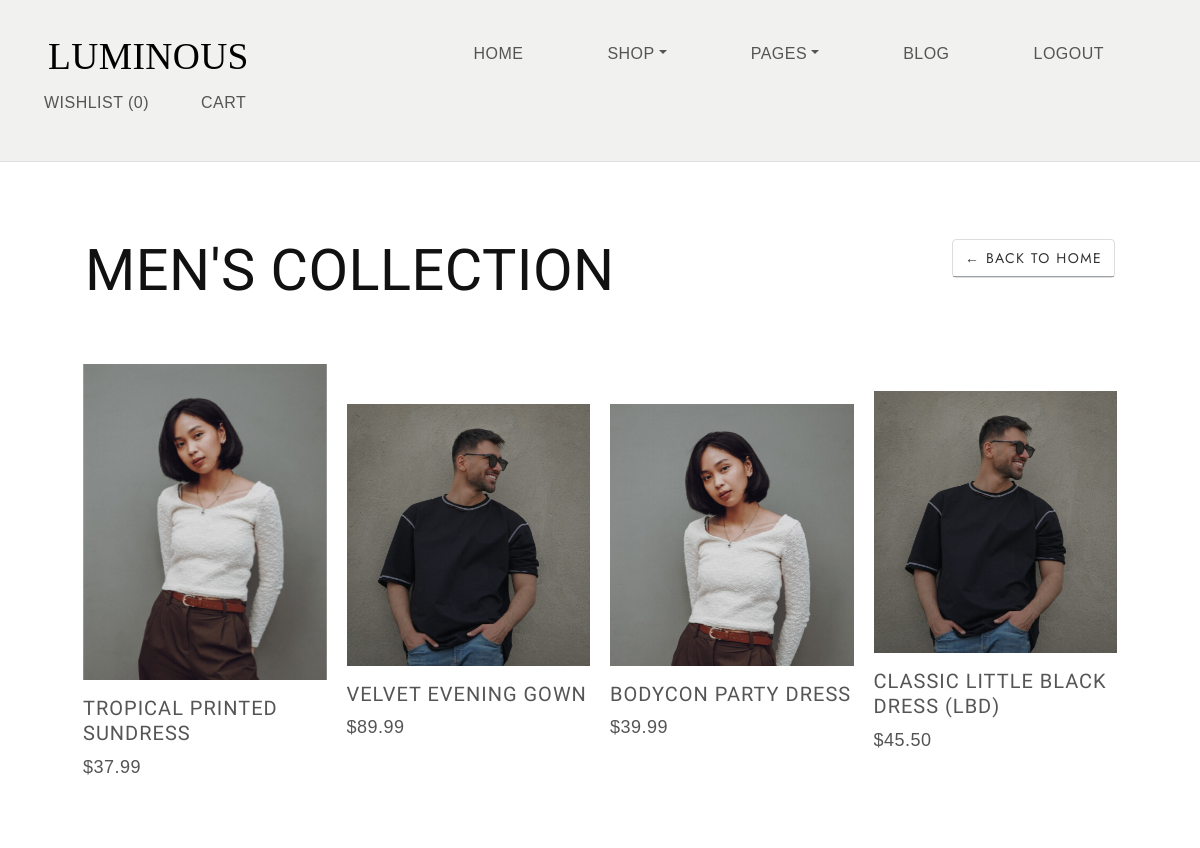
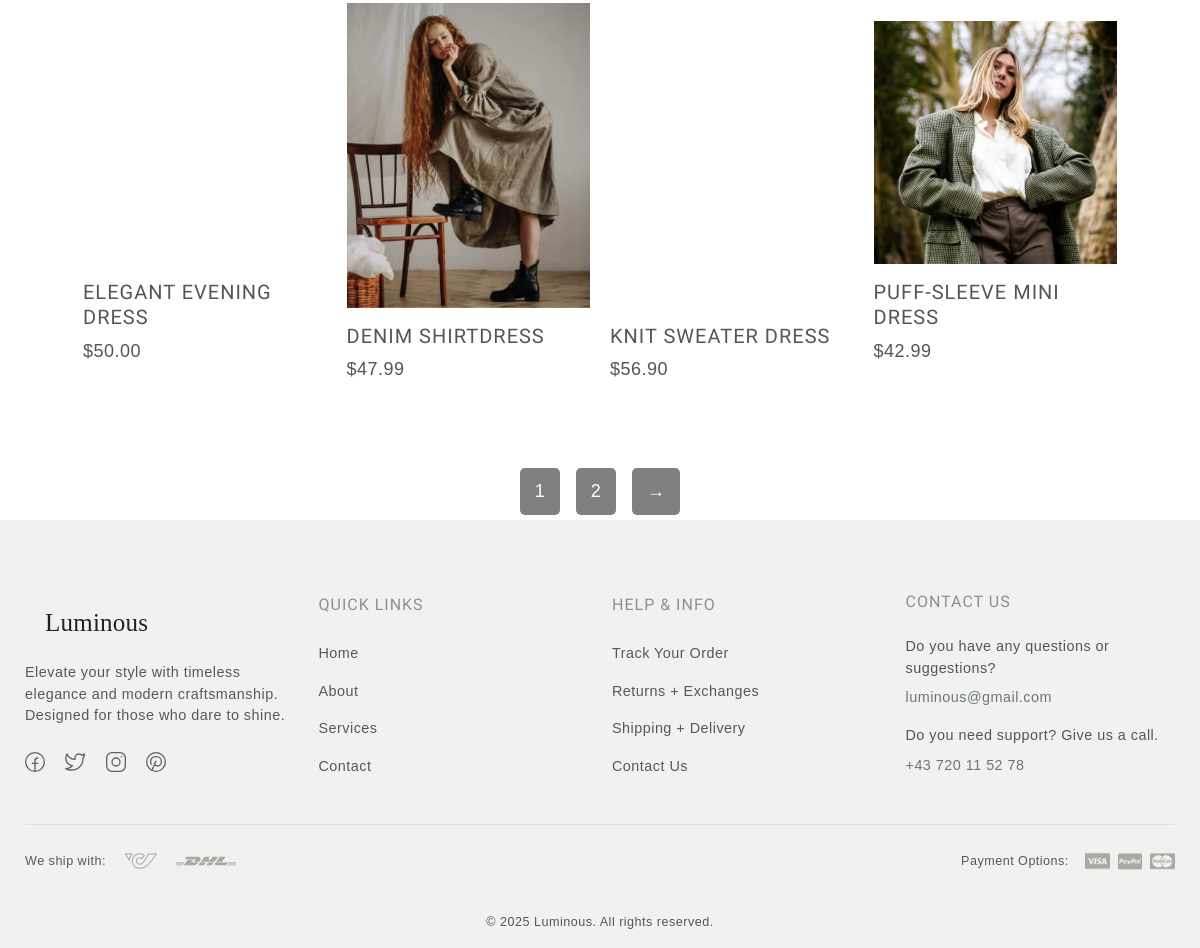
Page /product_list/men/ (signed in) on the committed database (2 pictures, top to bottom).
### products/models.py (models this page shows, shortened)
class Product(models.Model):
    LIVE=1
    DELETE=0
    DELETE_CHOICES=((LIVE,'Live'),(DELETE,'Delete'))
    title=models.CharField(max_length=200)
    price=models.DecimalField(max_digits=10, decimal_places=2)
    description=models.TextField()
    image=models.ImageField(upload_to='media/')
    priority=models.IntegerField(default=0)
    delete_status=models.IntegerField(choices=DELETE_CHOICES,default=LIVE)
    created_at=models.DateTimeField(auto_now_add=True)
    update_at=models.DateTimeField(auto_now=True)

### products/views.py (the view)
# urls.py: path('product_list/men/', views.mens_products, name='mens_products'),
def mens_products(request):
    page = request.GET.get('page', 1)
    product_list = Product.objects.filter(priority=1).order_by('?')  # Random order for variety
    paginator = Paginator(product_list, 8)
    products = paginator.get_page(page)
    return render(request, 'products.html', {
        'products': products,
        'current_collection': 'men'
    })

### products/templatetags/chunks.py (called while the page is built)
@register.filter(name='chunks')
def  chunks(list_data,chunk_size):
    chunk=[]  # noqa: F841
    i=0
    for data in list_data:
        chunk.append(data)
        i+=1
        if i==chunk_size:
            yield chunk
            chunk=[]
            i=0
    if chunk:
        yield chunk

### templates/products.html
{% extends "blank_layout.html" %}
{% block content %}
{% block product_list %}
    {% include "product_list.html" %}
{% endblock product_list %}
{% endblock content %}

### templates/product_list.html (shortened to what this page needs)
{% load static %}
{% load chunks %}
<html>
<head>
  <link rel="stylesheet" href="{% static 'css/style1.css' %}">
</head>
<body>
<div class="small-container">
    <div class="d-flex flex-wrap justify-content-between align-items-center mt-5 mb-5">
      <div class="d-flex align-items-center w-100">
        <h2 class="text-uppercase mb-0 flex-grow-1">
          {% if current_collection == 'men' %}Men's Collection
          {% elif current_collection == 'women' %}Women's Collection
          {% elif current_collection == 'accessories' %}Accessories
          {% else %}All Products{% endif %}
        </h2>
        <a href="{% url 'home' %}" class="btn-link ms-auto">← Back to Home</a>
      </div>
    </div>
    {% for product_chunk in products|chunks:4 %}
    <div class="row">
      {% for product in product_chunk %}
        <div class="col-4">
            <div class="swiper-slide">
                <div class="product-item image-zoom-effect link-effect">
                  <div class="image-holder">
                    <a href="{% url 'detail_product' product.id %}">
                      <img src="{{ product.image.url}}" alt="{{ product.title }}" class="product-image img-fluid">
                    </a>
                    <div class="product-content">
                      <h5 class="text-uppercase fs-5 mt-3">
                        <a href="{% url 'detail_product' product.id %}">{{ product.title }}</a>
                      </h5>
                      <a href="" class="text-decoration-none" data-after="Add to cart">
                        <span>${{ product.price }}</span>
                      </a>
                    </div>
                  </div>
                </div>
            </div>
        </div>
      {% endfor %}
    </div>
    {% endfor %}
    <div class="pagination-btn" style="text-align: center; margin-top: 20px;">
      {% for page in products.paginator.page_range %}
        <a href="?page={{page}}" {% if page == products.number %}class="active"{% endif %}>{{page}}</a>
      {% endfor %}
      {% if products.has_next %}
        <a href="?page={{ products.next_page_number }}">&#8594;</a>
      {% endif %}
    </div>
</div>
{% block content %}
{% include "footer_layout.html" %}
{% endblock content %}
</body>
</html>

### static/css/style.css (style rules this page uses)
body { --heading-font: "Marcellus", Roboto, sans-serif; --heading-font-weight: 400; --heading-color: #111; --heading-line-height: 1.24; --swiper-theme-color: #8C907E; --bs-body-font-family: "Jost", Roboto, sans-serif; --bs-body-font-size: 18px; --bs-body-font-weight: 400; --bs-body-line-height: 1.5; --bs-body-color: #8f8f8f; --bs-body-color-rgb: 143, 143, 143; --bs-primary: #8C907E; --bs-secondary: #6c757d; --bs-black: #111; --bs-light: #F1F1F0; --bs-dark: #212529; --bs-gray: #9aa1a7; --bs-gray-dark: #51565b; --bs-primary-rgb: 140, 144, 126; --bs-secondary-rgb: 108, 117, 125; --bs-black-rgb: 17, 17, 17; --bs-light-rgb: 241, 241, 240; --bs-dark-rgb: 33, 37, 41; --bs-link-color: #111; --bs-link-color-rgb: 17, 17, 17; --bs-link-decoration: underline; --bs-link-hover-color: #111; --bs-link-hover-color-rgb: 17, 17, 17; }
body { letter-spacing: 0.03rem; }
h1, .h1, h2, .h2, h3, .h3, h4, .h4, h5, .h5, h6, .h6 { font-family: var(--heading-font); font-weight: var(--heading-font-weight); color: var(--heading-color); line-height: var(--heading-line-height); }
h1, h2, h3 { margin: 25px 0; }
h5, h6 { letter-spacing: 1px; }
h2, .h2 { font-size: 3.6rem; }
h5, .h5 { font-size: 1.4rem; }
a { text-decoration: none; }
.image-zoom-effect { display: flex; flex-wrap: wrap; }
.image-zoom-effect .image-holder { width: 100%; height: auto; overflow: hidden; transform: scale(1); transition: transform 0.3s cubic-bezier(0.25, 0.46, 0.45, 0.94); }
.image-zoom-effect img { transform: scale(1); will-change: transform; transition: transform 0.3s cubic-bezier(0.25, 0.46, 0.45, 0.94); z-index: 0; }
.link-effect a { position: relative; padding: 0; overflow: hidden; transition: transform 0.5s; display: block; }
.link-effect a::after { content: attr(data-after); display: inline-block; transform: translateY(100%); position: absolute; left: 0; font-size: 1rem; text-align: inherit; text-transform: uppercase; transition: inherit; }
.link-effect a>span { display: inline-block; transform: translateY(0%); transition: inherit; }
.btn-link { font-size: 0.875rem; font-family: var(--bs-body-font-family); letter-spacing: 0.0875rem; text-transform: uppercase; text-decoration: none; }
a.btn-link, a.btn-link:after { transition: all .5s; }
a.btn-link { position: relative; }
a.btn-link:before, a.btn-link:after { content: ''; display: block; position: absolute; bottom: 0; left: 0; width: 0; background-color: var(--bs-dark); height: 1px; }
a.btn-link:before { background-color: var(--bs-gray); width: 100%; }

### static/css/style1.css (style rules this page uses)
* { margin: 0; padding: 0; box-sizing: border-box; }
body { font-family: 'Poppins', sans-serif; }
a { text-decoration: none; color: #555; }
.row { display: flex; align-items: center; flex-wrap: wrap; justify-content: space-around; }
.small-container { max-width: 1080px; margin: auto; padding-left: 25px; padding-right: 25px; }
.col-4 { flex-basis: 25%; padding: 10px; min-width: 200px; margin-bottom: 50px; transition: transform 0.5s; }
.col-4 img { width: 100%; }

### templates/product_list.html (style rules this page uses)
.pagination-btn a { text-decoration: none; color: white; background-color: grey; padding: 10px 15px; border-radius: 5px; margin: 5px; display: inline-block; transition: 0.3s; }
.btn-link { text-decoration: none; color: #333; padding: 8px 12px; border: 1px solid #ddd; border-radius: 4px; transition: all 0.3s ease; white-space: nowrap; }

### rows in the picture
Product: image (picture), title "TROPICAL PRINTED SUNDRESS", price "37.99"
Product: image (picture), title "VELVET EVENING GOWN", price "89.99"
Product: image (picture), title "BODYCON PARTY DRESS", price "39.99"
Product: image (picture), title "CLASSIC LITTLE BLACK DRESS (LBD)", price "45.50"
Product: image (picture), title "ELEGANT EVENING DRESS", price "50.00"
Product: image (picture), title "DENIM SHIRTDRESS", price "47.99"
Product: image (picture), title "KNIT SWEATER DRESS", price "56.90"
Product: image (picture), title "PUFF-SLEEVE MINI DRESS", price "42.99"

### other values in the picture
{{ page }} "1" "2"
